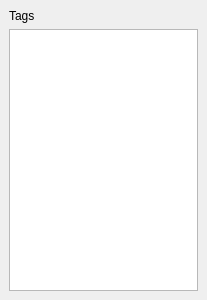
<ui version="4.0" >
 <class>MultiProperties</class>
 <widget class="QWidget" name="MultiProperties" >
  <property name="geometry" >
   <rect>
    <x>0</x>
    <y>0</y>
    <width>207</width>
    <height>300</height>
   </rect>
  </property>
  <property name="windowTitle" >
   <string>Form</string>
  </property>
  <layout class="QVBoxLayout" >
   <property name="margin" >
    <number>9</number>
   </property>
   <property name="spacing" >
    <number>6</number>
   </property>
   <item>
    <widget class="QLabel" name="label_4" >
     <property name="text" >
      <string>Tags</string>
     </property>
    </widget>
   </item>
   <item>
    <widget class="QTableView" name="TagView" />
   </item>
  </layout>
 </widget>
 <resources/>
 <connections/>
</ui>
